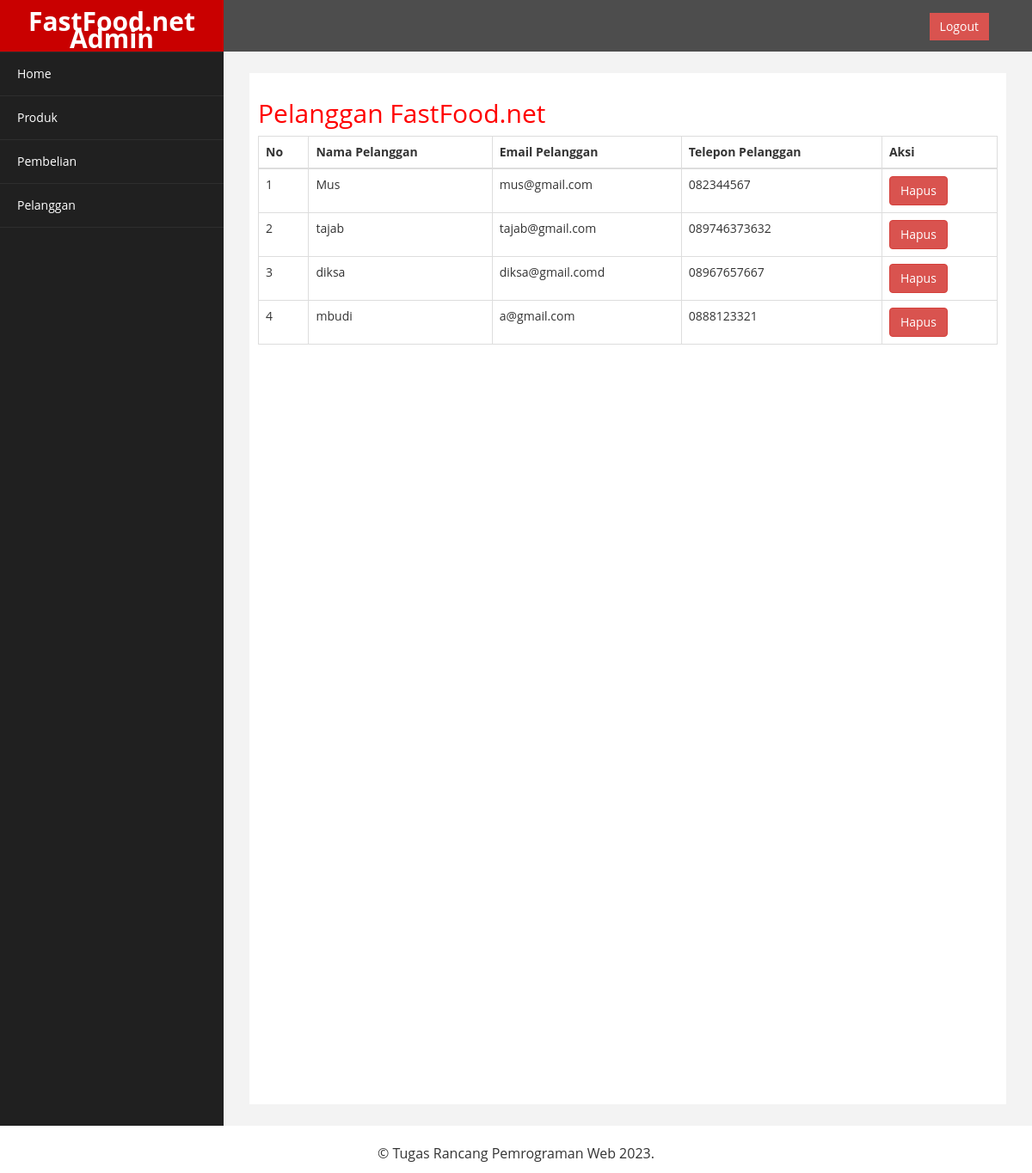
Page /admin/index.php?halaman=pelanggan (signed in) on the committed database.
### tables this page shows
CREATE TABLE `pelanggan` (
  `id_pelanggan` int(11) NOT NULL,
  `email_pelanggan` varchar(100) DEFAULT NULL,
  `password_pelanggan` varchar(50) DEFAULT NULL,
  `nama_pelanggan` varchar(100) DEFAULT NULL,
  `telepon_pelanggan` varchar(15) DEFAULT NULL,
  `alamat_pelanggan` varchar(100) NOT NULL,
  `foto_profil` varchar(100) NOT NULL
);

### admin/pelanggan.php (the view, shortened to what this page needs)
<h2>Pelanggan FastFood.net</h2>
<div class="table-responsive">
	<table class="table table-bordered">
		<thead>
			<tr>
				<th>No</th>
				<th>Nama Pelanggan</th>
				<th>Email Pelanggan</th>
				<th>Telepon Pelanggan</th>
				<th>Aksi</th>
			</tr>
		</thead>
		<tbody>
			<?php $no=1; ?>
			<?php $query=$conn->query("SELECT * FROM pelanggan"); ?>
			<?php while ($data=$query->fetch_assoc()) {
				?>
				<tr>
					<td><?php echo $no++; ?></td>
					<td><?php echo $data['nama_pelanggan']; ?></td>
					<td><?php echo $data['email_pelanggan']; ?></td>
					<td><?php echo $data['telepon_pelanggan']; ?></td>
					<td>
						<a href="index.php?halaman=hapuspelanggan&id=<?php echo $data['id_pelanggan']; ?>" class="btn btn-danger">Hapus</a>
					</td>
				</tr>
				<?php
			} ?>
		</tbody>
	</table>
</div>

### admin/assets/css/custom.css (style rules this page uses)
body { font-family: 'Open Sans', sans-serif; }
h2 { color: #f00; }

### rows in the picture
pelanggan: nama_pelanggan "Mus", email_pelanggan "mus@gmail.com", telepon_pelanggan "082344567"
pelanggan: nama_pelanggan "tajab", email_pelanggan "tajab@gmail.com", telepon_pelanggan "089746373632"
pelanggan: nama_pelanggan "diksa", email_pelanggan "diksa@gmail.comd", telepon_pelanggan "08967657667"
pelanggan: nama_pelanggan "mbudi", email_pelanggan "a@gmail.com", telepon_pelanggan "0888123321"
